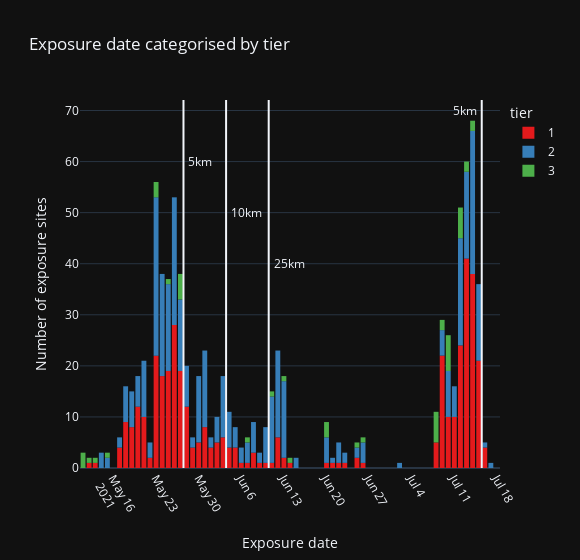

Notebook source saved alongside this figure:
### Markdown cell above
### Graphs

### Code cell
nbins = df_official.Added_date_dtm.max() - df_official.Exposure_date_dtm.min() 
fig_date = px.histogram(df_official.sort_values(by='tier'), 
                        x='Exposure_date_dtm', template='plotly_dark', 
                        color='tier', color_discrete_sequence=px.colors.qualitative.Set1[0:3], 
                        title='Exposure date categorised by tier', nbins=nbins.days+1)

fig_date.add_vline(x=dt.datetime(2021, 5, 27, 12, 0))
fig_date.add_annotation(x = '2021-05-27', y= 60, text='  5km', xanchor='left', ax=10, ay=20, showarrow=False)
fig_date.add_vline(x=dt.datetime(2021, 6, 3, 12, 0))
fig_date.add_annotation(x = '2021-06-03', y= 50, text='  10km', xanchor='left', ax=10, ay=20, showarrow=False)
fig_date.add_vline(x=dt.datetime(2021, 6, 10, 12, 0))
fig_date.add_annotation(x = '2021-06-10', y= 40, text='  25km', xanchor='left', ax=10, ay=20, showarrow=False)
fig_date.add_vline(x=dt.datetime(2021, 7, 15, 12, 0))
fig_date.add_annotation(x = '2021-07-15', y= 70, text='  5km', xanchor='right', ax=10, ay=20, showarrow=False)


fig_date.update_layout(
    bargap=0.2, # gap between bars of adjacent location coordinates
    xaxis_title = "Exposure date", 
    yaxis_title = "Number of exposure sites", 
    width = width
)


fig_date.update_xaxes(
    tickangle = 60, 
    nticks = 10,
    range=[df_official.Exposure_date_dtm.min() - dt.timedelta(hours=12), df_official.Added_date_dtm.max() + dt.timedelta(hours=12)]
)

fig_date.show()

### Figure 1 — Plotly figure (JSON) as saved in the notebook; plotly's stock layout.template omitted (floating-point values rounded to 4 significant figures; data arrays with more than 128 entries replaced by an {"elided": "..."} marker saying what was removed)
{"data": [{"alignmentgroup": "True", "bingroup": "x", "hovertemplate": "tier=1<br>Exposure_date_dtm=%{x}<br>count=%{y}<extra></extra>", "legendgroup": "1", "marker": {"color": "rgb(228,26,28)"}, "name": "1", "nbinsx": 69, "offsetgroup": "1", "orientation": "v", "showlegend": true, "type": "histogram", "x": {"elided": "404 str values"}, "xaxis": "x", "yaxis": "y"}, {"alignmentgroup": "True", "bingroup": "x", "hovertemplate": "tier=2<br>Exposure_date_dtm=%{x}<br>count=%{y}<extra></extra>", "legendgroup": "2", "marker": {"color": "rgb(55,126,184)"}, "name": "2", "nbinsx": 69, "offsetgroup": "2", "orientation": "v", "showlegend": true, "type": "histogram", "x": {"elided": "407 str values"}, "xaxis": "x", "yaxis": "y"}, {"alignmentgroup": "True", "bingroup": "x", "hovertemplate": "tier=3<br>Exposure_date_dtm=%{x}<br>count=%{y}<extra></extra>", "legendgroup": "3", "marker": {"color": "rgb(77,175,74)"}, "name": "3", "nbinsx": 69, "offsetgroup": "3", "orientation": "v", "showlegend": true, "type": "histogram", "x": ["2021-05-27T00:00:00", "2021-05-27T00:00:00", "2021-07-09T00:00:00", "2021-05-12T00:00:00", "2021-05-27T00:00:00", "2021-07-12T00:00:00", "2021-06-20T00:00:00", "2021-07-08T00:00:00", "2021-07-10T00:00:00", "2021-07-08T00:00:00", "2021-07-10T00:00:00", "2021-07-08T00:00:00", "2021-07-08T00:00:00", "2021-07-08T00:00:00", "2021-05-25T00:00:00", "2021-07-08T00:00:00", "2021-06-07T00:00:00", "2021-07-14T00:00:00", "2021-07-14T00:00:00", "2021-05-27T00:00:00", "2021-07-09T00:00:00", "2021-05-11T00:00:00", "2021-05-15T00:00:00", "2021-05-11T00:00:00", "2021-07-12T00:00:00", "2021-07-12T00:00:00", "2021-07-12T00:00:00", "2021-06-20T00:00:00", "2021-06-14T00:00:00", "2021-07-12T00:00:00", "2021-05-23T00:00:00", "2021-06-13T00:00:00", "2021-07-13T00:00:00", "2021-05-23T00:00:00", "2021-07-12T00:00:00", "2021-06-25T00:00:00", "2021-07-10T00:00:00", "2021-06-11T00:00:00", "2021-06-26T00:00:00", "2021-07-10T00:00:00", "2021-07-10T00:00:00", "2021-05-23T00:00:00", "2021-05-13T00:00:00", "2021-06-20T00:00:00", "2021-07-10T00:00:00", "2021-05-11T00:00:00", "2021-07-13T00:00:00", "2021-07-10T00:00:00", "2021-05-27T00:00:00"], "xaxis": "x", "yaxis": "y"}], "layout": {"annotations": [{"ax": 10, "ay": 20, "showarrow": false, "text": "  5km", "x": "2021-05-27", "xanchor": "left", "y": 60}, {"ax": 10, "ay": 20, "showarrow": false, "text": "  10km", "x": "2021-06-03", "xanchor": "left", "y": 50}, {"ax": 10, "ay": 20, "showarrow": false, "text": "  25km", "x": "2021-06-10", "xanchor": "left", "y": 40}, {"ax": 10, "ay": 20, "showarrow": false, "text": "  5km", "x": "2021-07-15", "xanchor": "right", "y": 70}], "bargap": 0.2, "barmode": "relative", "legend": {"title": {"text": "tier"}, "tracegroupgap": 0}, "shapes": [{"type": "line", "x0": "2021-05-27T12:00:00", "x1": "2021-05-27T12:00:00", "xref": "x", "y0": 0, "y1": 1, "yref": "y domain"}, {"type": "line", "x0": "2021-06-03T12:00:00", "x1": "2021-06-03T12:00:00", "xref": "x", "y0": 0, "y1": 1, "yref": "y domain"}, {"type": "line", "x0": "2021-06-10T12:00:00", "x1": "2021-06-10T12:00:00", "xref": "x", "y0": 0, "y1": 1, "yref": "y domain"}, {"type": "line", "x0": "2021-07-15T12:00:00", "x1": "2021-07-15T12:00:00", "xref": "x", "y0": 0, "y1": 1, "yref": "y domain"}], "title": {"text": "Exposure date categorised by tier"}, "width": 580, "xaxis": {"anchor": "y", "domain": [0, 1], "nticks": 10, "range": ["2021-05-10T12:00:00", "2021-07-18T12:00:00"], "tickangle": 60, "title": {"text": "Exposure date"}}, "yaxis": {"anchor": "x", "domain": [0, 1], "title": {"text": "Number of exposure sites"}}}}
